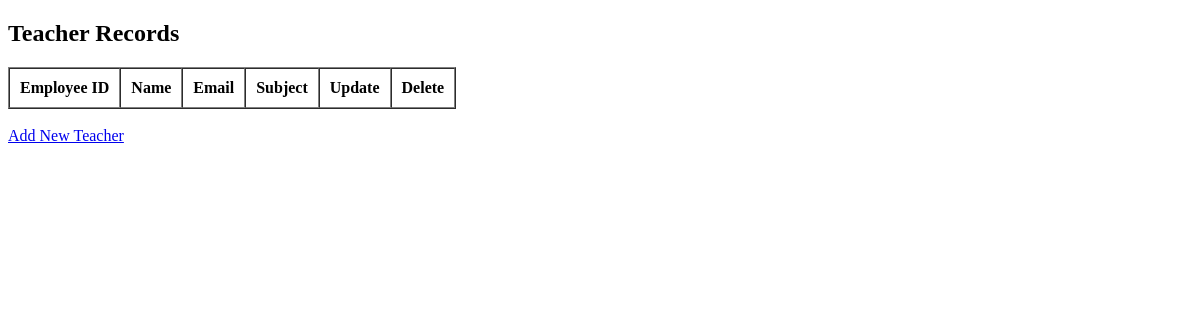
/teacher/data/, run on an earlier commit of the app's database.
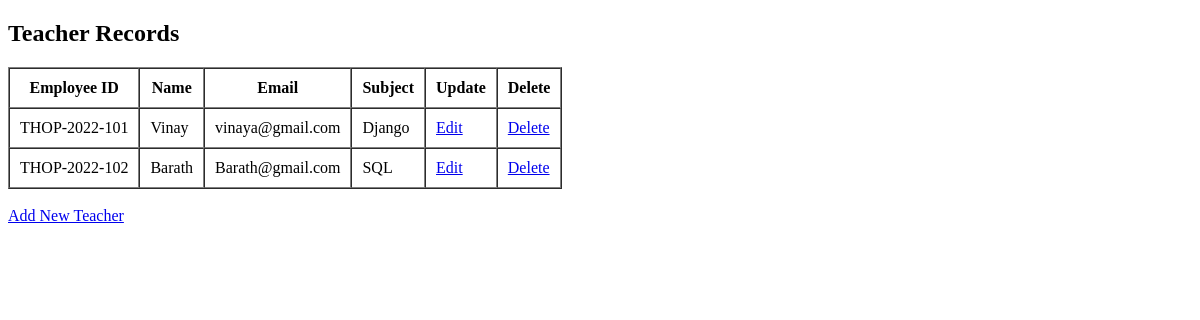
And on a later commit of the database.
### teacher/models.py (models this page shows, shortened)
class TeachDetails(models.Model):
    empid = models.CharField(max_length=30)
    name = models.CharField(max_length=30)
    email = models.EmailField()
    subject = models.CharField(max_length=30)

### teacher/views.py (the view)
# urls.py: path('data/', views.all_data, name='all_data'),
def all_data(request):
    teachers = TeachDetails.objects.all()
    return render(request, 'teacher/data.html', {'teachers': teachers})

### templates/teacher/data.html (shortened to what this page needs)
<!DOCTYPE html>
<html lang="en">
<head>
</head>
<body>
    <h2>Teacher Records</h2>
    <table border="1" cellpadding="10" cellspacing="0">
        <thead>
            <tr>
                <th>Employee ID</th>
                <th>Name</th>
                <th>Email</th>
                <th>Subject</th>
                <th>Update</th>
                <th>Delete</th>
            </tr>
        </thead>
        <tbody>
            {% for teacher in teachers %}
            <tr>
                <td>{{ teacher.empid }}</td>
                <td>{{ teacher.name }}</td>
                <td>{{ teacher.email }}</td>
                <td>{{ teacher.subject }}</td>
                <td><a href="#">Edit</a></td>
                <td><a href="#">Delete</a></td>
            </tr>
            {% endfor %}
        </tbody>
    </table>
    <br>
    <a href="{% url 'teacher:insert' %}">Add New Teacher</a>
</body>
</html>

What changed in the data, as far as the page shows it:
added TeachDetails: empid "THOP-2022-101", name "Vinay", email "vinaya@gmail.com", subject "Django"
added TeachDetails: empid "THOP-2022-102", name "Barath", email "Barath@gmail.com", subject "SQL"
